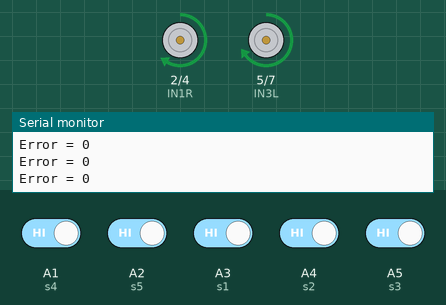
Bench run of a sketch on a simulated Arduino Uno, built with avr-gcc and run on an emulated ATmega328P. Shown: motor-driver pin pairs drawn as motors (green arrow = first pin HIGH = forward, orange = second pin HIGH = backward, longer = more drive, scaled by the enable pin), the last lines printed to the serial monitor. Inputs (shaded band) come from the test bench; at power-on: A1 (s4), A2 (s5), A3 (s1), A4 (s2), A5 (s3) HIGH.

Above: at 1.2 s.
1.3 s: A2 (s5) driven LOW
At 2.4 s:
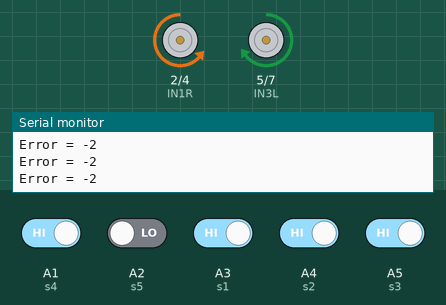
2.8 s: A4 (s2) driven LOW
At 3.5 s:
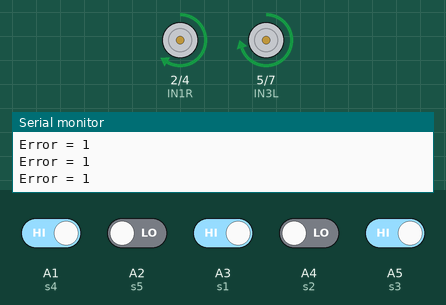
5.8 s: A1 (s4) driven LOW
At 6.9 s:
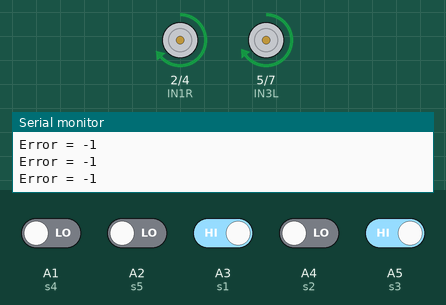
7.3 s: A5 (s3) driven LOW
At 8.4 s:
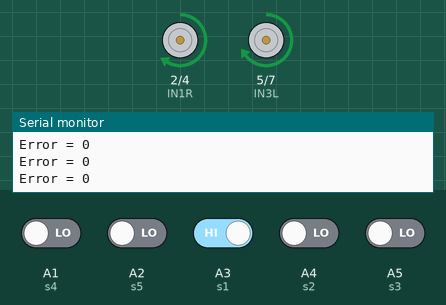
10.3 s: A1 (s4) driven HIGH and A2 (s5) driven HIGH and A3 (s1) driven LOW and A4 (s2) driven HIGH and A5 (s3) driven HIGH
At 11.5 s:
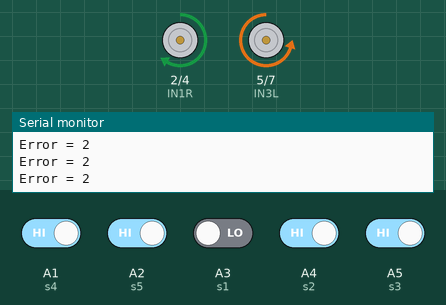
11.8 s: A1 (s4) driven LOW
At 12.9 s:
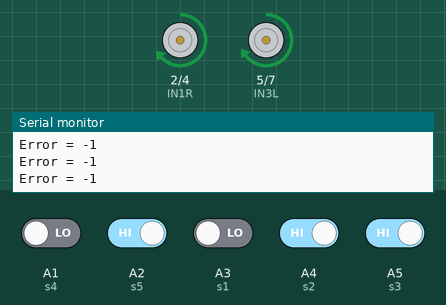
Timing chart, 0 to 14.8 s (numbered marks = the images above; inputs shaded):
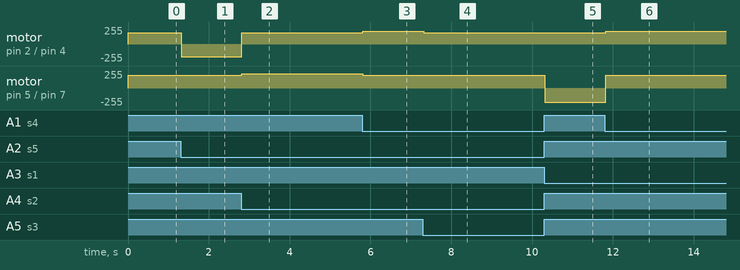

The sketch:

eksbottm14palingfix.ino
```cpp
#define ENA 3 //kanna
#define ENB 6 //kiri
#define IN1R 2
#define IN2R 4
#define IN3L 5
#define IN4L 7
#define s1 A3  // paling kiri
#define s2 A4  // kiri
#define s3 A5  // tengah
#define s4 A1  // kanan
#define s5 A2  // paling kanan

int Err;
void maju() {
  digitalWrite(IN1R, HIGH);
  digitalWrite(IN2R, LOW);
  digitalWrite(IN3L, HIGH);
  digitalWrite(IN4L, LOW);
}
void kanan() {
  digitalWrite(IN1R, HIGH);
  digitalWrite(IN2R, LOW);
  digitalWrite(IN3L, LOW);
  digitalWrite(IN4L, HIGH);
}
void kiri() {
  digitalWrite(IN1R, LOW);
  digitalWrite(IN2R, HIGH);
  digitalWrite(IN3L, HIGH);
  digitalWrite(IN4L, LOW);
}
void stop() {
  analogWrite(ENA, 0);
  analogWrite(ENB, 0);
  digitalWrite(IN1R, LOW);
  digitalWrite(IN2R, LOW);
  digitalWrite(IN3L, LOW);
  digitalWrite(IN4L, LOW);
}
void setup() {
  pinMode(ENA, OUTPUT);
  pinMode(ENB, OUTPUT);
  pinMode(IN1R, OUTPUT);
  pinMode(IN2R, OUTPUT);
  pinMode(IN3L, OUTPUT);
  pinMode(IN4L, OUTPUT);
  pinMode(s1, INPUT);
  pinMode(s2, INPUT);
  pinMode(s3, INPUT);
  pinMode(s4, INPUT);
  pinMode(s5, INPUT);
  Serial.begin(9600);
}


void readErr() {
  // 0 ngebaca hitam && 1 ngebaca putih
  int sr1 = digitalRead(s1);
  int sr2 = digitalRead(s2);
  int sr3 = digitalRead(s3);
  int sr4 = digitalRead(s4);
  int sr5 = digitalRead(s5);

  // ngatur error sensor
  // (-) sensor kanan, (+) sensor kiri
  if (sr3 == 0) {
    Err = 0;
  } else if (sr4 == 0 || sr2 == 0) {
    if (sr4 == 0) {
      Err = -1;
    } else if (sr2 == 0) {
      Err = 1;
    }
  } else if (sr5 == 0 || sr1 == 0) {
    if (sr5 == 0) {
      Err = -2;
    } else if (sr1 == 0) {
      Err = 2;
    }
  }

  Serial.print("Error = ");
  Serial.println(Err);
}

void motor(int speedR, int speedL) {
  if (speedR > 0) {
    analogWrite(ENA, speedR);
    digitalWrite(IN1R, HIGH);
    digitalWrite(IN2R, LOW);
  } else if (speedR < 0) {
    analogWrite(ENA, -speedR);
    digitalWrite(IN1R, LOW);
    digitalWrite(IN2R, HIGH);
  } else {
    analogWrite(ENA, 0);
    digitalWrite(IN1R, LOW);
    digitalWrite(IN2R, LOW);
  }

  if (speedL > 0) {
    analogWrite(ENB, speedL);
    digitalWrite(IN3L, HIGH);
    digitalWrite(IN4L, LOW);
  } else if (speedL < 0) {
    analogWrite(ENB, -speedL);
    digitalWrite(IN3L, LOW);
    digitalWrite(IN4L, HIGH);
  } else {
    analogWrite(ENB, 0);
    digitalWrite(IN3L, LOW);
    digitalWrite(IN4L, LOW);
  }
}


void loop() {
  readErr();
  if (Err == 0) {
    motor(170, 195);
  } else if (Err == 1) {
    motor(170, 215);
  } else if (Err == 2) {
    motor(170, -215);
  } else if (Err == -1) {
    motor(190, 195);
  } else if (Err == -2) {
    motor(-190, 195);
  }

  // readErr();
  // if (Err == 0) {
  //   motor(190, 205);
  // } else if (Err == 1) {
  //   motor(150, 195);
  // } else if (Err == 2) {
  //   motor(150, -195);
  // } else if (Err == -1) {
  //   motor(170, 175);
  // } else if (Err == -2) {
  //   motor(-170, 175);
  // }

  // readErr();
  // if (Err == 0) {
  //   motor(190, 215);
  // } else if (Err == 1) {
  //   motor(190, 235);
  // } else if (Err == 2) {
  //   motor(190, -235);
  // } else if (Err == -1) {
  //   motor(210, 215);
  // } else if (Err == -2) {
  //   motor(-210, 215);
  // }
}
```

Measured:
- after the input at 1.3 s, motor on pin 2 (IN1R) / pin 4 (IN2R): forward 170/255 → backward 190/255 at once
- after the input at 2.8 s, motor on pin 2 (IN1R) / pin 4 (IN2R): backward 190/255 → forward 170/255 at once; motor on pin 5 (IN3L) / pin 7 (IN4L): forward 195/255 → forward 215/255 at once
- after the input at 5.8 s, motor on pin 2 (IN1R) / pin 4 (IN2R): forward 170/255 → forward 190/255 at once; motor on pin 5 (IN3L) / pin 7 (IN4L): forward 215/255 → forward 195/255 at once
- after the input at 7.3 s, motor on pin 2 (IN1R) / pin 4 (IN2R): forward 190/255 → forward 170/255 at once
- after the input at 10.3 s, motor on pin 5 (IN3L) / pin 7 (IN4L): forward 195/255 → backward 215/255 at once
- after the input at 11.8 s, motor on pin 2 (IN1R) / pin 4 (IN2R): forward 170/255 → forward 190/255 at once; motor on pin 5 (IN3L) / pin 7 (IN4L): backward 215/255 → forward 195/255 at once
